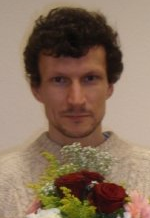
#> input picture photos/AIN extra_Pavel Petrovic.jpg, 150 x 218 px; its folder holds only this picture in this run
$ python FaceAlign.py
#> lines starting #> are read from the running program, lines starting #| are printed output that depends on the picture
import os
import cv2
import numpy as np

class Face:

    def __init__(self, img_path):
        self.filename = img_path.split('/')[-1]
        self.img_original = cv2.imread(img_path)
        self.img = self.img_original.copy()
        self.eyes = {"left": None, "right": None}
        self.bbox_face = None
        self.rot_img = None
        self.M_rot = None

    def rotate(self):
        left_eye_x, left_eye_y = self.eyes['left']
        right_eye_x, right_eye_y = self.eyes['right']

        # calculate the rotation angle
        delta_x = right_eye_x - left_eye_x
        delta_y = right_eye_y - left_eye_y
        angle = np.arctan(delta_y / delta_x)
        angle = (angle * 180) / np.pi

        im_h, im_w = self.img.shape[:2]
        center = (im_w // 2, im_h // 2)
        M = cv2.getRotationMatrix2D(center, angle, 1.0)
        rotated = cv2.warpAffine(self.img, M, (im_w, im_h))

        x, y, w, h = self.bbox_face
        dx, dy = (im_w - w) // 2, (im_h - h) // 2
        left_x, left_y = self.eyes['left']
        right_x, right_y = self.eyes['right']
        rotated_left = M @ (np.array([left_x, left_y, 1]) + np.array([dx, dy, 0]))
        rotated_left = rotated_left.astype(int)
        rotated_right = M @ (np.array([right_x, right_y, 1]) + np.array([dx, dy, 0]))
        rotated_right = rotated_right.astype(int)

        self.eyes['left'] = rotated_left
        self.eyes['right'] = rotated_right

        self.img = rotated
        self.M_rot = M


class FaceAlign:
    face_cascade = cv2.CascadeClassifier(cv2.data.haarcascades + "haarcascade_frontalface_default.xml")
    eye_cascade = cv2.CascadeClassifier(cv2.data.haarcascades + "haarcascade_eye.xml")
    glasses_cascade = cv2.CascadeClassifier(cv2.data.haarcascades + "haarcascade_eye_tree_eyeglasses.xml")

    def __init__(self, buffer=1.5, resize_w=1, resize_h=1.25, size_px=120, eyes2height=0.4, eyes2width=2.125):
        self.scaling_factor = buffer
        self.resize_width = resize_w
        self.resize_height = resize_h
        self.size_px = size_px
        self.eyes2height = eyes2height
        self.eyes2width = eyes2width

    def process(self, face):
        msg = True
        self.crop_head(face)
        if face.bbox_face is None:
            print(f"face not detected in {face.filename}")
            return face.img, False

        self.detect_features(face)

        if face.eyes['left'] is not None and face.eyes['right'] is not None:
            face.rotate()
        else:
            print(f"eyes not detected in {face.filename}")
            msg = False

        self.center_crop(face)
        return face.img, msg

    def crop_head(self, face):
        grayscale = cv2.cvtColor(face.img, cv2.COLOR_BGR2GRAY)
        boxes = FaceAlign.face_cascade.detectMultiScale(grayscale, 1.1, 4)

        for box in boxes:
            x, y, w, h = box
            cv2.rectangle(face.img, (x, y), (x + w, y + h), (0, 255, 0), 3)

        if not len(boxes):
            return

        box = max(boxes, key=lambda contour: contour[2] * contour[3])
        x, y, w, h = box

        cv2.rectangle(face.img, (x, y), (x + w, y + h), (0, 0, 200), 3)

        center_x, center_y = x + w // 2, y + h // 2
        W = int(w * self.scaling_factor)
        H = int(h * self.scaling_factor)
        X = center_x - W // 2
        Y = center_y - H // 2

        buffer_size = max(W, H)
        buffer_img = cv2.copyMakeBorder(face.img, buffer_size, buffer_size, buffer_size, buffer_size,
                                        cv2.BORDER_CONSTANT, value=0)

        buffer_img_orig = cv2.copyMakeBorder(face.img_original, buffer_size, buffer_size, buffer_size, buffer_size,
                                        cv2.BORDER_CONSTANT, value=0)

        X += buffer_size
        Y += buffer_size
        cropped_face = buffer_img[Y:Y + H, X:X + W]
        cropped_face_orig = buffer_img_orig[Y:Y + H, X:X + W]

        box[0] = (W - w) // 2
        box[1] = (H - h) // 2

        face.img = cropped_face
        face.img_original = cropped_face_orig
        face.bbox_face = box

    def detect_features(self, face):
        def filter_duplicates(eyes):
            outer = []
            for eye1 in eyes:
                for eye2 in eyes:
                    if eye1 == eye2:
                        continue
                    if (eye1[0] <= eye2[0] and eye1[1] <= eye2[1] and
                            (eye1[0] + eye1[2]) >= (eye2[0] + eye2[2]) and (eye1[1] + eye1[3]) >= (eye2[1] + eye2[3])):
                        outer.append(eye1)
            for eye in outer:
                if eye in eyes:
                    eyes.remove(eye)
            return eyes

        image = face.img.copy()
        grayscale = cv2.cvtColor(face.img, cv2.COLOR_BGR2GRAY)

        x, y, w, h = face.bbox_face
        roi_gray = grayscale[y:(y + h), x:(x + w)]


        #  detection with "confidence"
        eyes3, rejectLevels, levelWeights = FaceAlign.eye_cascade.detectMultiScale3(roi_gray, scaleFactor=1.05, minNeighbors=5,
                                                                          outputRejectLevels=1)
        eyes = eyes3

        # select contours that are located in the upper half of the face
        eyes = [(ex, ey, ew, eh) for (ex, ey, ew, eh) in eyes if (h / 2) > (ey + eh/2) > (h / 5)]

        eyes = filter_duplicates(eyes)
        if len(eyes) < 2:
            eyes3, rejectLevels, levelWeights = FaceAlign.eye_cascade.detectMultiScale3(roi_gray, scaleFactor=1.015,
                                                                                        minNeighbors=3,
                                                                                        minSize=[5, 5],
                                                                                        outputRejectLevels=1)
            eyes = eyes3
            eyes = [(ex, ey, ew, eh) for (ex, ey, ew, eh) in eyes if (h / 2) > (ey + eh / 2) > (h / 5)]

        eyes = filter_duplicates(eyes)
        if len(eyes) < 2:
            grayscale = cv2.GaussianBlur(grayscale, (3, 3), 0)
            roi_gray = grayscale[y:(y + h), x:(x + w)]
            eyes3, rejectLevels, levelWeights = FaceAlign.eye_cascade.detectMultiScale3(roi_gray, scaleFactor=1.004,
                                                                                        minNeighbors=2,
                                                                                        minSize=[1, 1],
                                                                                        outputRejectLevels=1)
            eyes = eyes3
            eyes = [(ex, ey, ew, eh) for (ex, ey, ew, eh) in eyes if (h / 2) > (ey + eh / 2) > (h / 5)]

        eyes = filter_duplicates(eyes)
        if len(eyes) < 2:
            face.img = face.img_original
            return

        #  selection with optimal d(eye1, eye2) approx. eq. face_size * r
        expected_eye_dist = w / 2.5
        pair = None
        error = 1e5
        for eye1 in eyes:
            for eye2 in eyes:
                if eye1 == eye2:
                    continue
                c1 = np.array([eye1[0] + eye1[2], eye1[1] + eye1[3]])
                c2 = np.array([eye2[0] + eye2[2], eye2[1] + eye2[3]])
                d = np.linalg.norm(c1 - c2)
                err = (expected_eye_dist - d)**2 + ((eye1[1] - eye2[1])/h)**2
                if err < error or pair is None:
                    pair = [eye1, eye2]
                    error = err

        left_eye, right_eye = pair if pair[0][0] < pair[1][0] else pair[::-1]


        # [22 lines of commented-out code are left out]
        left_eye_center = (left_eye[0] + left_eye[2] // 2, left_eye[1] + left_eye[3] // 2)
        right_eye_center = (right_eye[0] + right_eye[2] // 2, right_eye[1] + right_eye[3] // 2)

        face.eyes['left'] = left_eye_center
        face.eyes['right'] = right_eye_center
        face.img = face.img_original.copy()

    def center_crop(self, face):
        new_width = int(face.bbox_face[2] * self.resize_width)
        new_height = int(new_width * self.resize_height)

        if face.eyes['left'] is not None and face.eyes['right'] is not None:
            # adjust features to the rotation
            left_x, right_x = face.eyes['left'][0], face.eyes['right'][0]
            center_x = (left_x + right_x) // 2

            e_prop_w = self.eyes2width
            new_width = int(abs(right_x - left_x) * e_prop_w)
            new_height = int(new_width * self.resize_height)

            eyes_y = face.eyes['left'][1]
            e_prop_h = self.eyes2height
            center_y = eyes_y + new_height * (1 / 2 - e_prop_h)
        else:
            x, y, w, h = face.bbox_face
            center_x = x + w // 2
            center_y = y + h // 2

        new_x = int(center_x - new_width // 2)
        new_y = int(center_y - new_height // 2)
        centered_bbox = [new_x, new_y, new_width, new_height]

        w_px = self.size_px
        h_px = int(w_px * self.resize_height)
        cropped = face.img[new_y:new_y + new_height, new_x:new_x + new_width]
        resized = cv2.resize(cropped, (w_px, h_px))
        face.img = resized


def eyes_from_canvas(event, x, y, flags, param):
    global face
    if event == cv2.EVENT_LBUTTONDOWN:
        w = face.img_original.shape[0]
        dw = int((w - face.bbox_face[2]) / 2)
        dw = np.array([dw, dw])
        refPt = np.array([x, y]) - dw

        if face.eyes['left'] is None:
            face.eyes['left'] = refPt
        elif face.eyes['right'] is None:
            face.eyes['right'] = refPt


if __name__ == "__main__":
    align = FaceAlign()
    DIR = "./photos/"
    test_pictures = os.listdir(DIR)
    detect_manually = []
    with open("manual_detection.txt") as f:
#> (reads manual_detection.txt from the repository)
        for line in f:
            detect_manually.append(line.strip())

    manual_detection_stack = []
    for f in test_pictures:
        filename = f.strip('.jpg')
        #print(filename, f)
        path = DIR + f
        face = Face(path)
        img, msg = align.process(face)
        cv2.imwrite(f"./photos_aligned_cropped_test/{filename}_align.jpg", img)

        if not msg or face.filename in detect_manually:
            face.eyes['left'] = face.eyes['right'] = None
            manual_detection_stack.append((path, face))
#> this loop made 1 pass
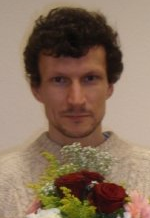
#> input picture photos/AIN extra_Pavel Petrovic.jpg, 150 x 218 px
#> pass 1, in crop_head, `grayscale = cv2.cvtColor(face.img, cv2.COLOR_BGR2GRAY)`:
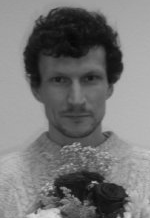
#> grayscale: shape (218, 150); min 5, max 216, mean 117.3
#> pass 1, in crop_head, `buffer_img = cv2.copyMakeBorder(face.img, buffer_size, buffer_size, bu..`:
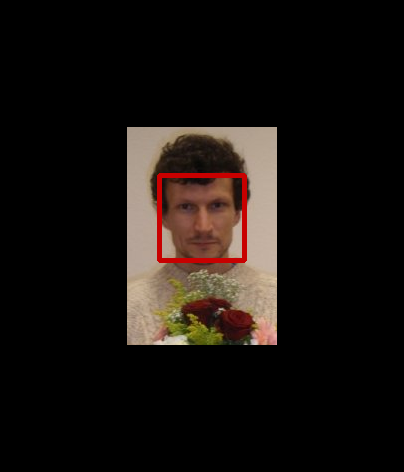
#> buffer_img: shape (472, 404, 3); mean B, G, R 15.3, 18.6, 24.2
#> pass 1, in crop_head, `cropped_face = buffer_img[Y:Y + H, X:X + W]`:
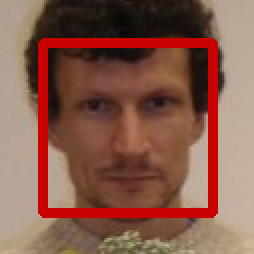
#> cropped_face: shape (127, 127, 3) (shown 2 times larger); mean B, G, R 75.7, 90.2, 135.4
#> after the loop, face.eyes = {'left': [48, 51], 'right': [78, 51]}; manual_detection_stack = []

    for path, face in manual_detection_stack:
        img = face.img_original
        face.img = img.copy()
        cv2.namedWindow(path)
        cv2.setMouseCallback(path, eyes_from_canvas)
        while True:
            cv2.imshow(path, img)
            key = cv2.waitKey(20) & 0xFF
            if key == ord('q'):
                face.rotate()
                align.center_crop(face)
                cv2.imwrite(f"./photos_aligned_cropped_test/{face.filename.strip('.jpg')}_align.jpg", face.img)
                break
        cv2.destroyAllWindows()
#> this loop made 0 passes
